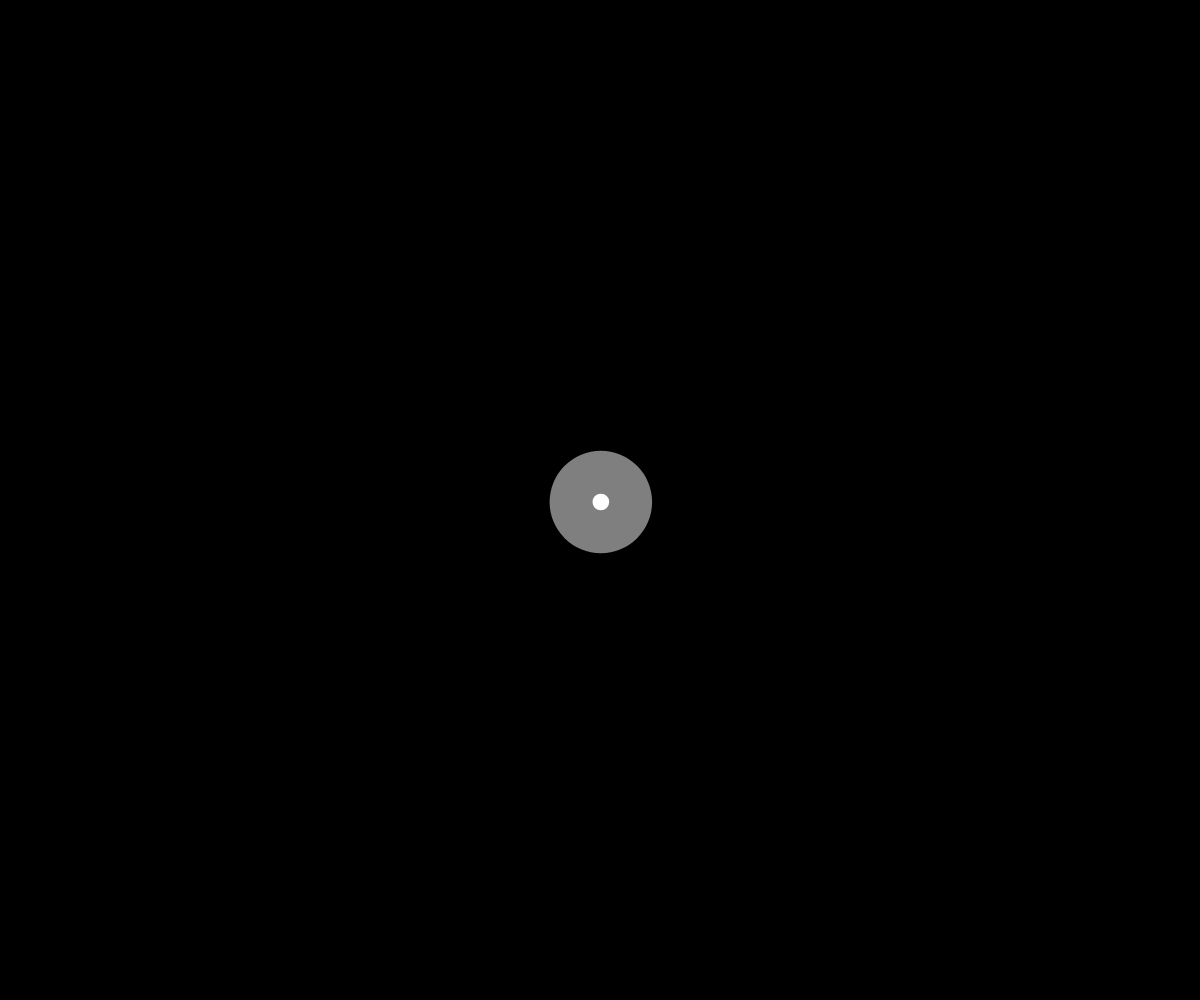
Frame 1 (no input)
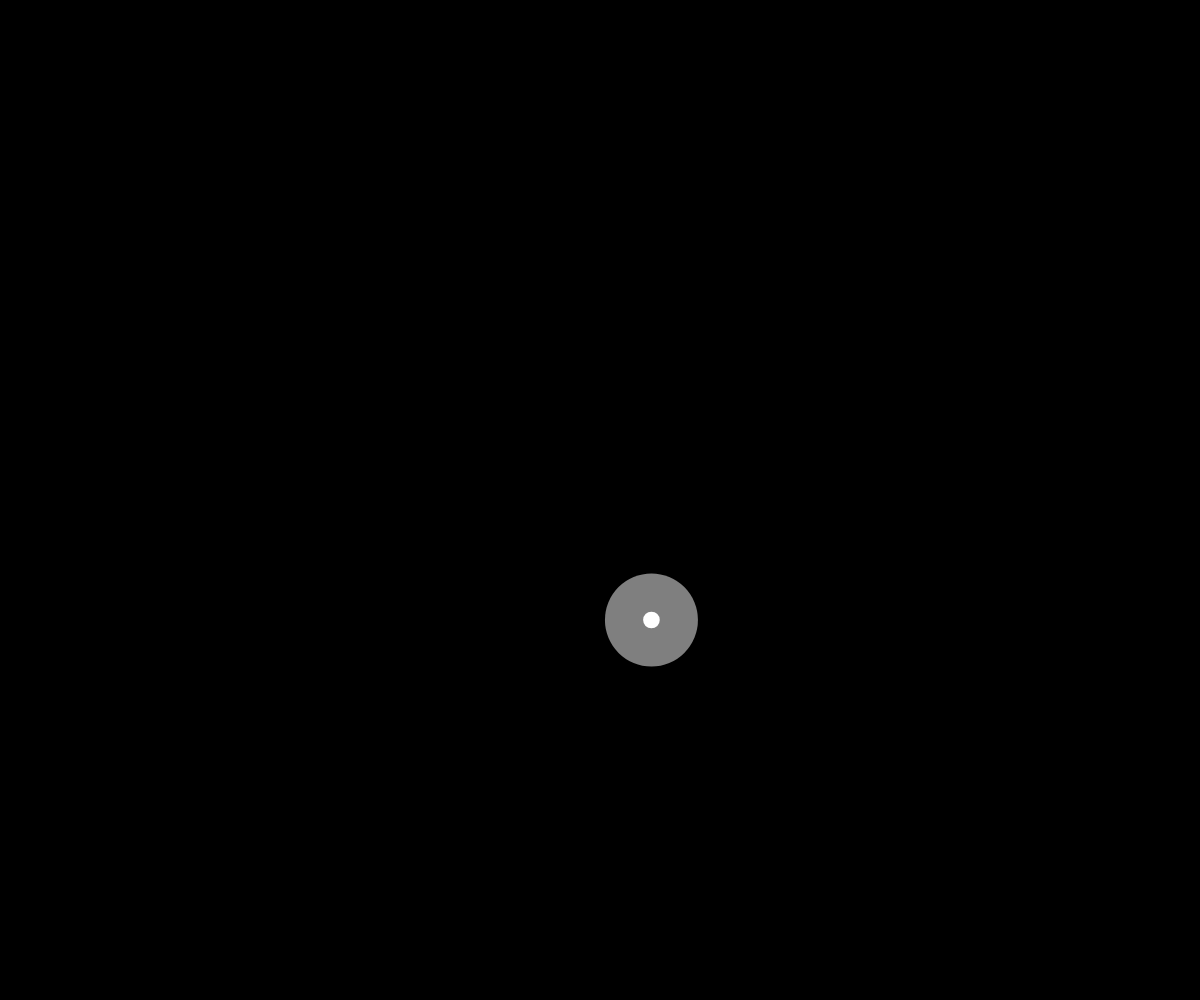
Frame 60 (no input)
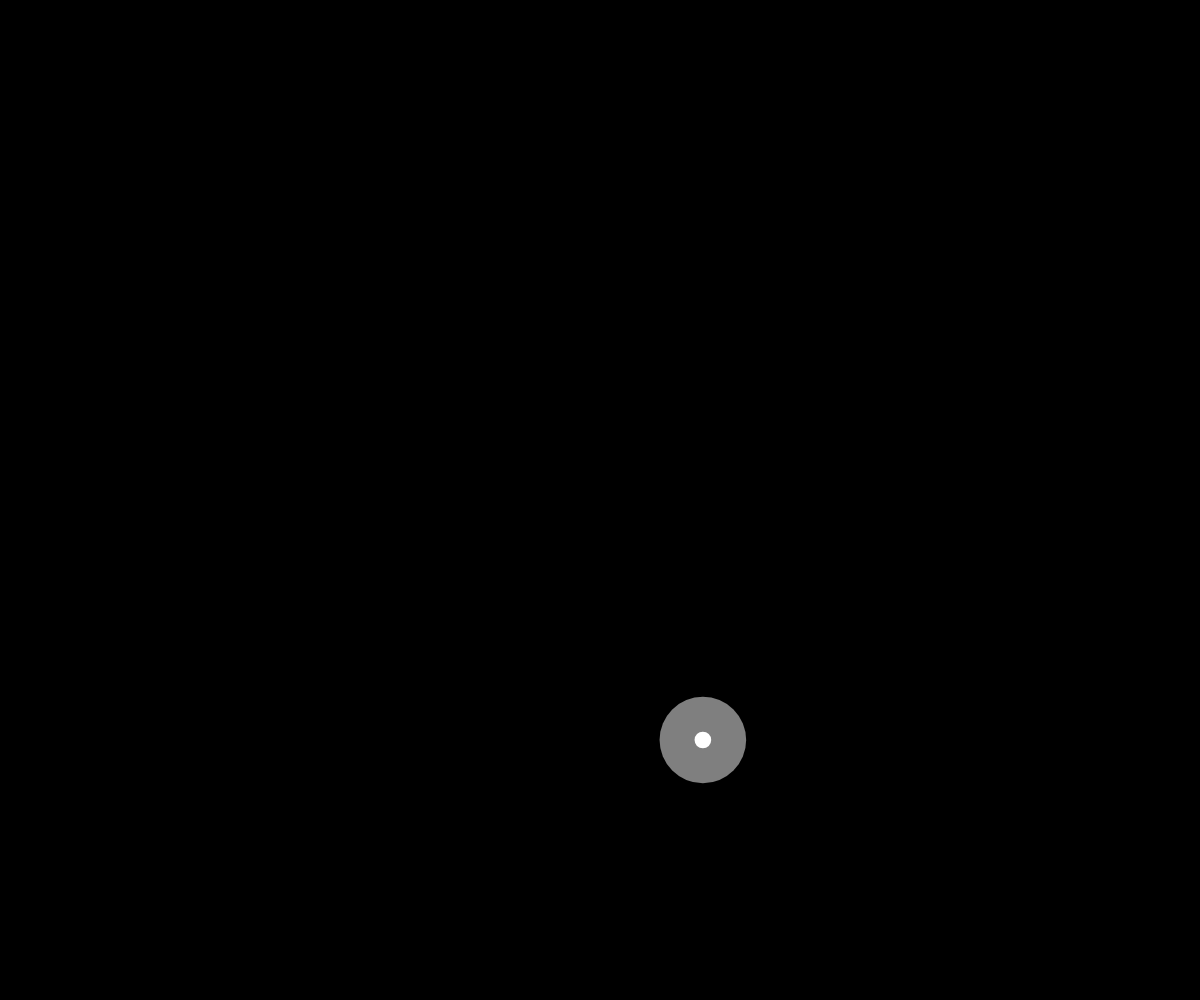
Frame 120 (the mouse pressed at the canvas centre since frame 60)

The p5.js sketch that drew these frames (run headless with seeded random() and noise() and a simulated clock; from frame 60 on, the mouse is pressed at the canvas centre):

// p5.js sketch
// ── sketch.js
let diameter; //直径
let position; //位置
let velocity; //速度

function setup() {
	//初期設定
	createCanvas(windowWidth, windowHeight);
	diameter = 100.0;
	position = createVector(width / 2, height / 2);
	velocity = createVector(random(-2, 2), random(2, 2));
}

function draw() {
	background(0);
	move();
	bounce();
	display();
}

function move() {
	position.add(velocity); //位置を更新
}

function bounce() {
	//壁でバウンド
	if (position.x < diameter / 2 || position.x > width - diameter / 2) {
		velocity.x *= -1;
	}
	if (position.y < diameter / 2 || position.y > height - diameter / 2) {
		velocity.y *= -1;
	}
}

function display() {
	//色の設定
	noStroke();
	fill(255, 127);
	//プヨプヨする動きを計算
	currentDiameter = sin(frameCount * 0.1) * (diameter / 4) + diameter;
	//周囲の円を描画
	circle(position.x, position.y, currentDiameter);
	//核となる円を描画
	fill(255);
	circle(position.x, position.y, diameter / 6.0);
}
